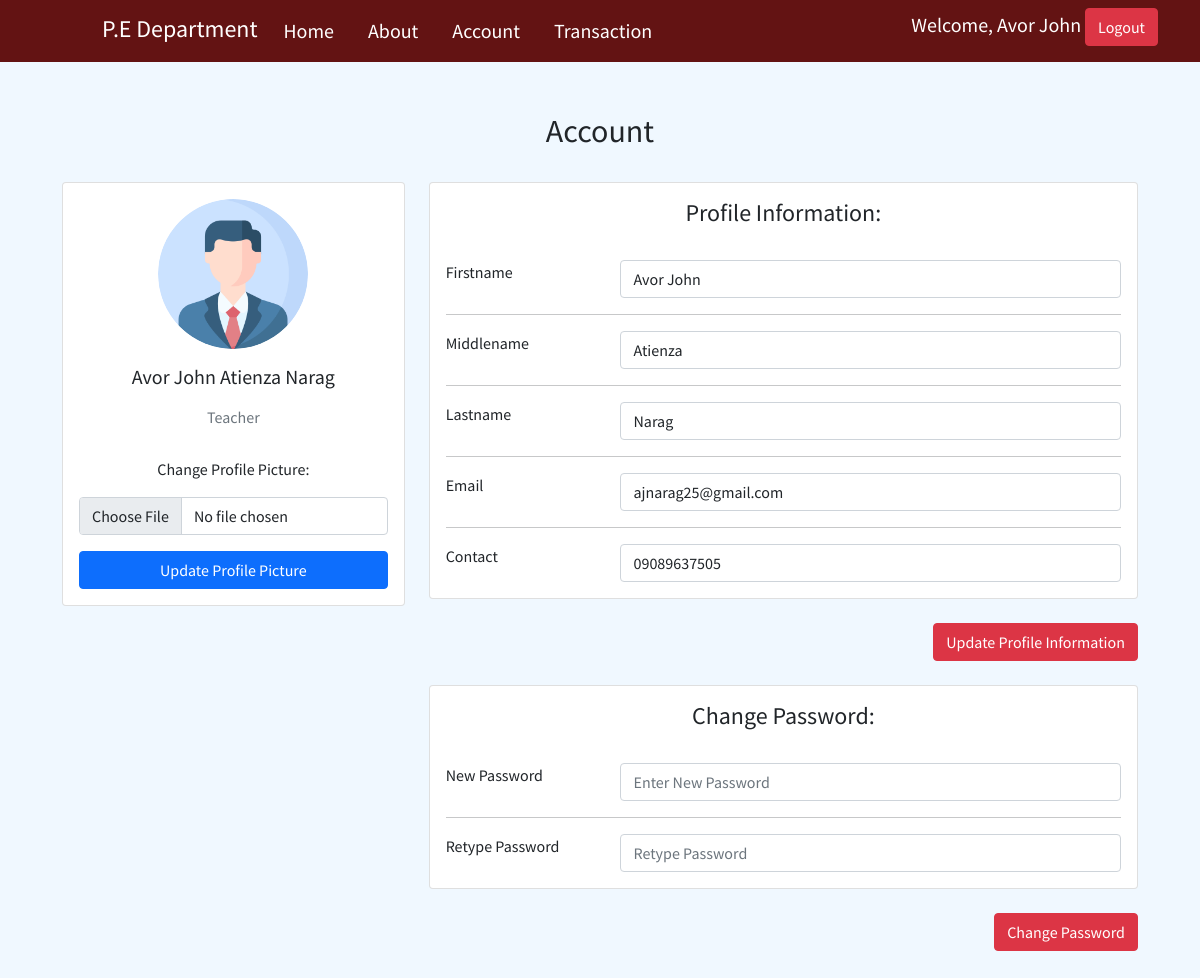
The page /account.php (signed in) on the database as committed earlier.
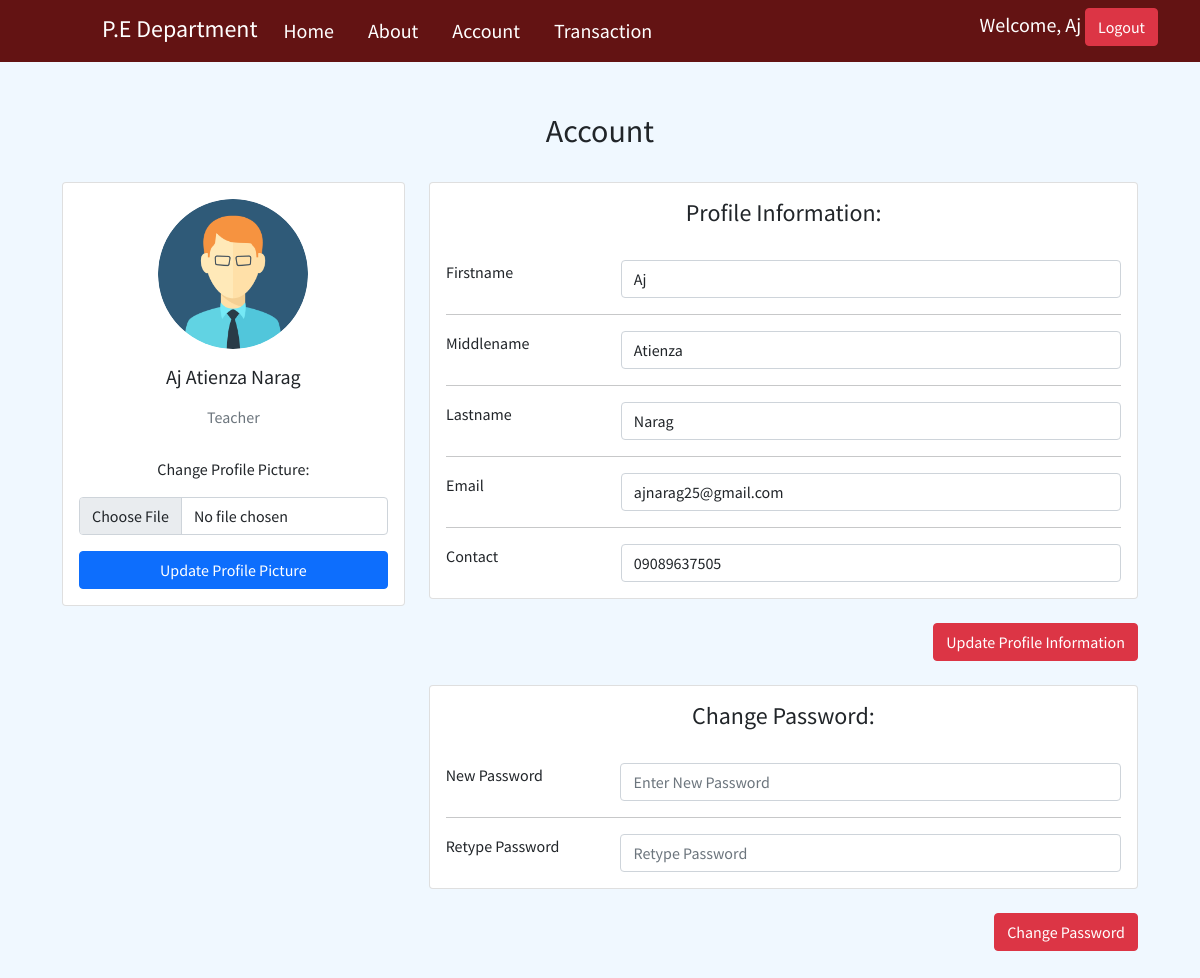
The same page on the database as committed later.
### tables this page shows
CREATE TABLE `registration` (
  `id` int(11) NOT NULL,
  `firstname` varchar(100) NOT NULL,
  `middlename` varchar(100) NOT NULL,
  `lastname` varchar(100) NOT NULL,
  `email` varchar(100) NOT NULL,
  `contact` varchar(100) NOT NULL,
  `gender` varchar(100) NOT NULL,
  `course` varchar(100) NOT NULL,
  `department` varchar(100) NOT NULL,
  `image` text NOT NULL,
  `password` varchar(100) NOT NULL,
  `qr` text NOT NULL,
  `users` varchar(100) NOT NULL,
  `otp` int(11) NOT NULL,
  `id_no` varchar(20) DEFAULT NULL,
  `qr_path` varchar(300) DEFAULT NULL
);

### account.php (the view, shortened to what the changed rows need)
<?php
  include('connection.php');
?>
<!DOCTYPE html>
<html lang="en">
<head>
    <link rel="stylesheet" href="css/bootstrap.min.css">
    <link rel="stylesheet" href="css/style.css">
    <link rel="stylesheet" href="css/profile.css">
    <link href="https://cdn.jsdelivr.net/npm/boxicons@latest/css/boxicons.min.css" rel="stylesheet">
    <link rel="stylesheet" href="https://unpkg.com/aos@next/dist/aos.css" />
    <link href="https://maxcdn.bootstrapcdn.com/font-awesome/4.7.0/css/font-awesome.min.css" rel="stylesheet" />
</head>
<body>
<nav class="navbar navbar-expand-lg navbar-light nav-bg sticky-top">
        <div class="container">
          <div class="collapse navbar-collapse" id="navbarSupportedContent">
            <div class="d-flex flex-row-reverse bd-highlight">
                <h5 class="title_profile">Welcome,  <?php echo $_SESSION['get_data']['firstname']; ?>
                 <a href="functions.php?logout" type="submit" class="btn btn-danger side" >Logout</a>
                </h5>
            </div>
          </div>
        </div>
      </nav>
      <div class="jumbotron">
        <div class="text-center">
            <h2>Account</h2>
        </div>
        <br>
        <div class="container">
            <div class="row">
            <div class="col-lg-4" data-aos="zoom-in" data-aos-duration="1000" data-aos-once="true">
                <div class="card mb-4">
                    <div class="card-body text-center">
                        <?php
                            $account = $_SESSION['get_data']['email'];
                            $query = "SELECT * FROM registration WHERE email='$account' ";
                            $result = mysqli_query($conn, $query);
                            while ($row = mysqli_fetch_array($result)) {
                        ?>
                        <img src="<?php echo $row['image'] ?>" alt="avatar"
                        class="rounded-circle img-fluid" style="width: 150px;">
                        <h5 class="my-3"><?php echo $row['firstname'] ?> <?php echo $row['middlename'] ?> <?php echo $row['lastname'] ?></h5>
                        <p class="text-muted mb-1"><?php echo $row['users'] ?></p>
                        <br>
                        <label for="">Change Profile Picture:</label>
                        <form action="functions.php" method="POST" enctype="multipart/form-data">
                            <input type="file" name="pic" class="form-control my-3" required>
                            <button type="submit" class="btn btn-primary w-100" name="update_pic">Update Profile Picture</button>
                        </form>
                        <?php } ?>
                    </div>
                </div>
            </div>
            <div class="col-lg-8">
                <form action="functions.php" method="POST">
                    <div class="card mb-4" data-aos="zoom-in" data-aos-duration="1000" data-aos-once="true">
                        <div class="card-body">
                            <h4 class="text-center">Profile Information:</h4>
                            <br>
                            <?php
                                $account = $_SESSION['get_data']['email'];
                                $query = "SELECT * FROM registration WHERE email='$account' ";
                                $result = mysqli_query($conn, $query);
                                while ($row = mysqli_fetch_array($result)) {
                            ?>
                            <div class="row">
                                <div class="col-sm-3">
                                    <p class="mb-0">Firstname</p>
                                </div>
                                <div class="col-sm-9">
                                    <input type="text" class="form-control" name="fname" value="<?php echo $row['firstname'] ?>" required>
                                </div>
                            </div>
                            <hr>
                            <div class="row">
                                <div class="col-sm-3">
                                    <p class="mb-0">Middlename</p>
                                </div>
                                <div class="col-sm-9">
                                    <input type="text" class="form-control" name="mname" value="<?php echo $row['middlename'] ?>" required>
                                </div>
                            </div>
                            <hr>
                            <div class="row">
                                <div class="col-sm-3">
                                    <p class="mb-0">Lastname</p>
                                </div>
                                <div class="col-sm-9">
                                    <input type="text" class="form-control" name="lname" value="<?php echo $row['lastname'] ?>" required>
                                </div>
                            </div>
                            <hr>
                            <div class="row">
                                <div class="col-sm-3">
                                    <p class="mb-0">Email</p>
                                </div>
                                <div class="col-sm-9">
                                    <input type="text" class="form-control" name="email" value="<?php echo $row['email'] ?>" required>
                                </div>
                            </div>
                            <hr>
                            <div class="row">
                                <div class="col-sm-3">
                                    <p class="mb-0">Contact</p>
                                </div>
                                <div class="col-sm-9">
                                    <input type="text" class="form-control" name="contact" value="<?php echo $row['contact'] ?>" required>
                                </div>
                            </div>
                        </div>
                    </div>
                    <div class="d-flex flex-row-reverse">
                        <button type="button" class="btn btn-danger" data-bs-toggle="modal" data-bs-target="#changeprofile">Update Profile Information</button>
                    </div>
                    <br>
                </form>
                <form action="functions.php" method="POST">
                    <div class="card mb-4" data-aos="zoom-in" data-aos-duration="1000" data-aos-once="true">
                        <div class="card-body">
                            <h4 class="text-center">Change Password:</h4>
                            <br>
                            <div class="row">
                                <div class="col-sm-3">
                                    <p class="mb-0">New Password</p>
                                </div>
                                <div class="col-sm-9">
                                    <input type="password" class="form-control" name="password1" placeholder="Enter New Password" required>
                                </div>
                            </div>
                            <hr>
                            <div class="row">
                                <div class="col-sm-3">
                                    <p class="mb-0">Retype Password</p>
                                </div>
                                <div class="col-sm-9">
                                    <input type="password" class="form-control" name="password2" placeholder="Retype Password" required>
                                </div>
                            </div>
                        </div>
                    </div>
                    <div class="d-flex flex-row-reverse">
                        <button type="button" class="btn btn-danger" data-bs-toggle="modal" data-bs-target="#changepass">Change Password</button>
                    </div>
                </form>
                <?php } ?>
            </div>
            </div>
            </div>
        </div>
</body>
</html>

Rows that differ between the two databases and show on the page:
changed registration "Atienza": image: a different picture; firstname "Avor John" → "Aj"; fname "Avor John" → "Aj"
Other text that changed with them:
$_SESSION['get_data']['firstname']: "Avor John" → "Aj"
